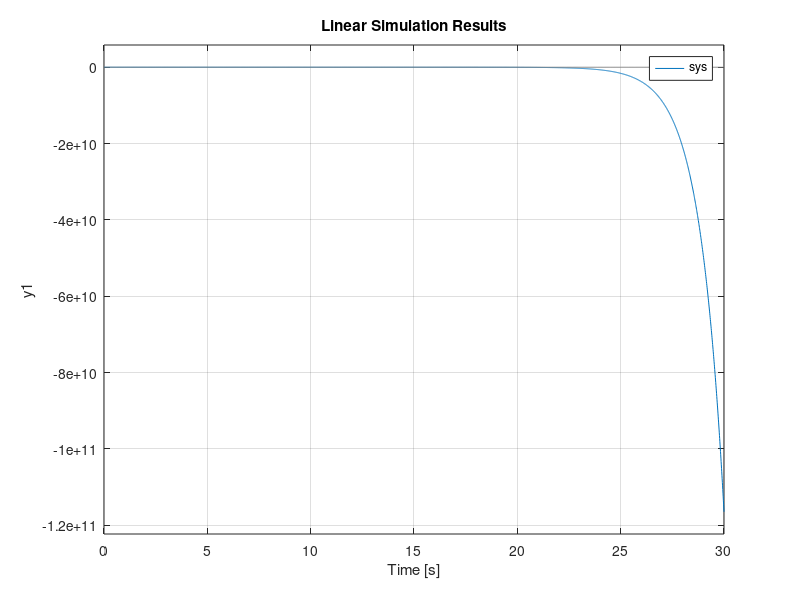
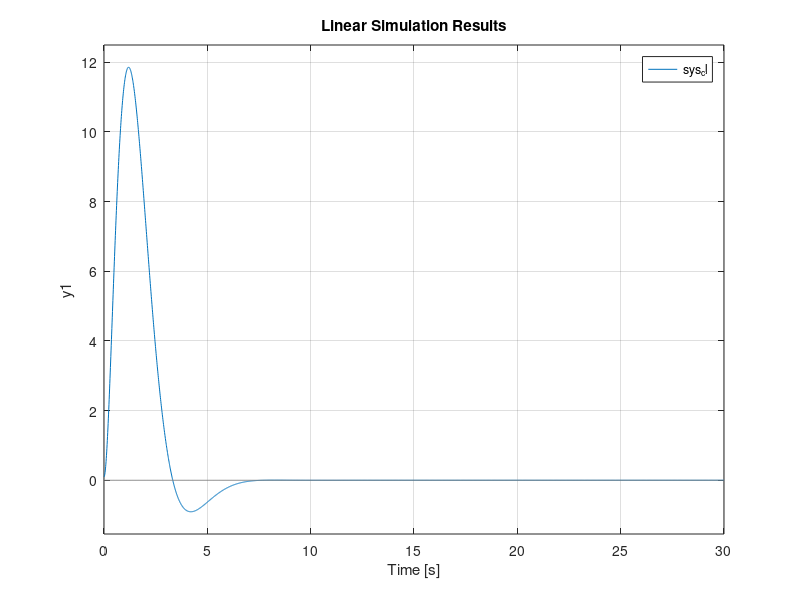
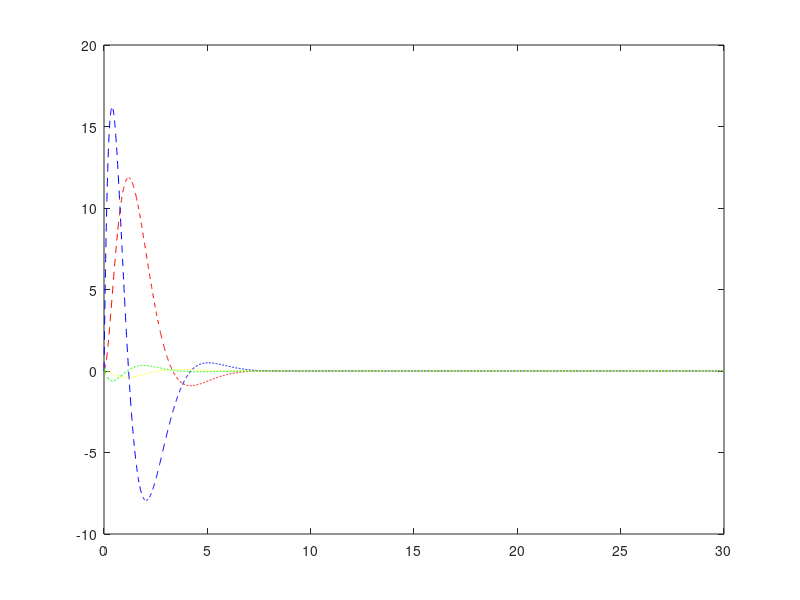
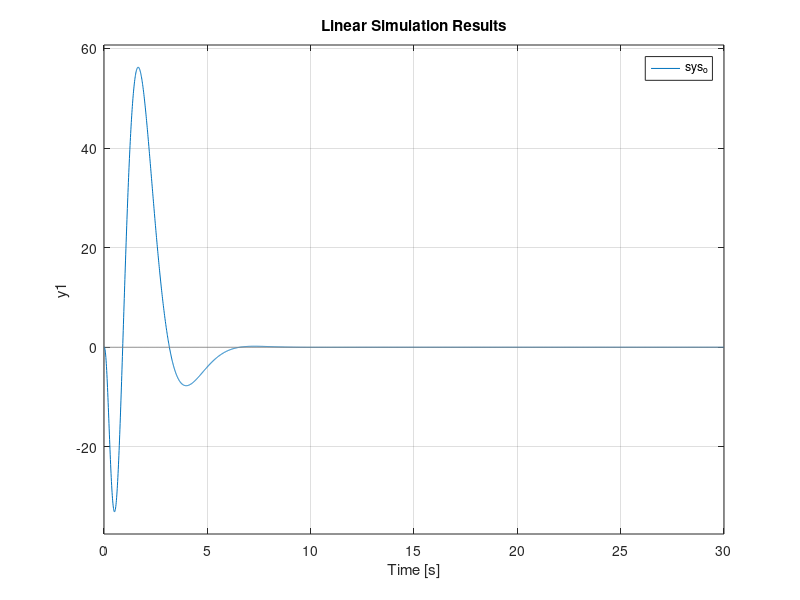

The MATLAB source for these figures, in order:
clc;
clear all;
close all;
m=5;
M=10;
l=20;
g=9.81;
a=[0 1 0 0;0 0 -((m*g)/M) 0;0 0 0 1;0 0 ((M+m)*g/(M*l)) 0];
b=[0; (1/M); 0; -(1/(M*l))];
c=[1 0 0 0];
eig(a)
t=0:0.01:30;
u=zeros(size(t));
sys=ss(a,b,c,0);
x0=[0.1 0 0 0.2];
figure(1)
lsim(sys,u,t,x0)

Cont= ctrb(sys);
rank(Cont)
% k=place(a,b,[-2.1 -2.89 -3.06 -3.08]);
k=place(a,b,[-1.1-j -1.1+j -1.2 -1.5])
sys_cl=ss(a-b*k,b,c,0);
eig(sys_cl)
figure(2)
lsim(sys_cl,u,t,x0)

 n=4;
 [y,t,x]=lsim(sys_cl,u,t,[x0]);
 x=x(:,1:4);
 x1=x(:,1);x2=x(:,2);x3=x(:,3);x4=x(:,4)
 figure(3)
 plot(t,x1,'r--',t,x2,'b--',t,x3,'y--',t,x4,'g--')
x10=[0.3 0.2 0.4 0.5];
 obs=obsv(sys);
 Ro=rank(obs);
 L=place(a',c',[-3,-4,-5,-3.5])'
 at=[a-b*k b*k;zeros(size(a)) a-L*c];
 bt=[b; zeros(size(b))];
 ct=[c zeros(size(c))];
 sys_o=ss(at,bt,ct,0);
 x1=[0.01 0.5 -5 -2.4];
 figure(4)
 lsim(sys_o,u,t,[x0 x10]);

n=4;
[y,t,x]=lsim(sys_o,u,t,[x0 x10]);
e=x(:,n+1:end);
x=x(:,1:n);
xe=x-e;
x1=x(:,1);x2=x(:,2);x3=x(:,3);x4=x(:,4);
xe1=xe(:,1);xe2=xe(:,2);xe3=xe(:,3);xe4=x(:,4);
figure(5)
plot(t,x1,'-r',t,xe1,'--c',t,x2,'-b',t,xe2,'--g',t,x3,'-k',t,xe3,'--m',t,x4,'-c',t,xe4,'--b','LineWidth',2);
figure(6)
e1=x(:,1)-xe(:,1);
e2=x(:,2)-xe(:,2);e3=x(:,3)-xe(:,3);e4=x(:,4)-xe(:,4);
plot(t,e1,'-r',t,e2,'-b',t,e3,'-k',t,e4,'-c','LineWidth',2);


